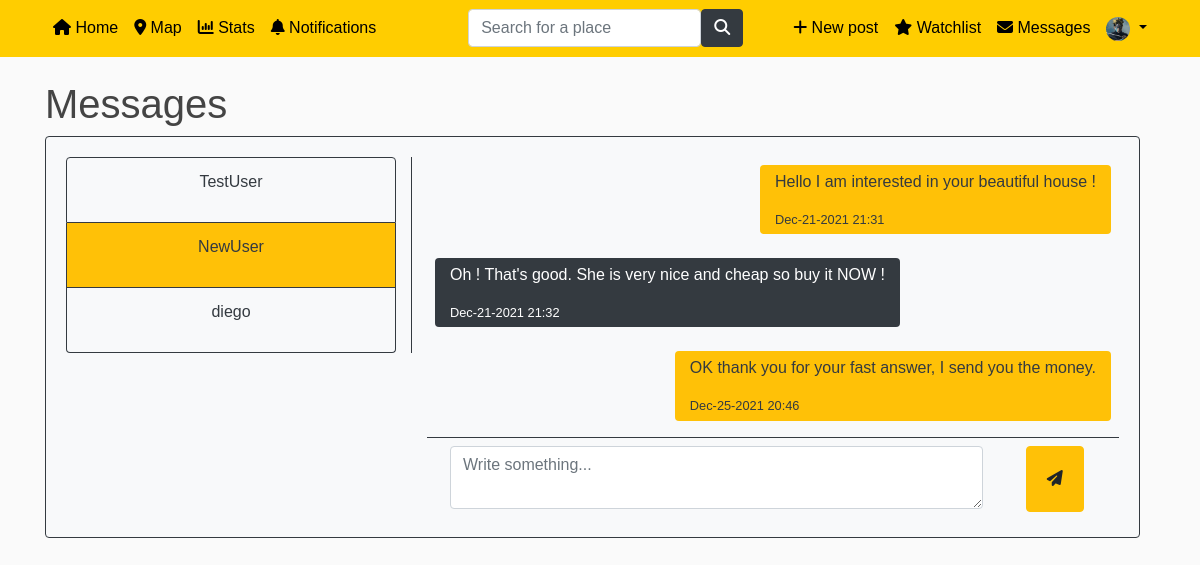
The page /messages/?user=7 (signed in) on the database its author committed.
### users/models.py (models this page shows, shortened)
class Profile(models.Model):
    user = models.OneToOneField(User, on_delete=models.CASCADE) #CASCADE : si je supprime l'utilisateur, le profil sera supprimé aussi. Mais si je supprime le profil, l'utilisateur ne sera pas supprimé
    image = models.ImageField(default='default.jpg', upload_to='profile_pics') #default = image par défaut si l'user ne choisit aucune pdp
    price_preference = models.DecimalField(default=0, max_digits=15, decimal_places=2) #prix maximum préféré
    localisation_preference = models.CharField(default='Bruxelles', max_length=100) #localisation préférée
    sell_rent_preference = models.CharField(default='S', max_length=10, choices=SELLORRENT_CHOICES) #a vendre ou a louer

### blog/models.py (models this page shows, shortened)
class Messages(models.Model):
    sender = models.ForeignKey(User, on_delete=models.CASCADE, related_name="+")
    receiver = models.ForeignKey(User, on_delete=models.CASCADE, related_name="+")
    message_content = models.TextField()
    message_datetime = models.DateTimeField(default=timezone.now)

### blog/views.py (the view)
# urls.py: path('messages/', views.message_home, name='user-messages'),
def message_home(request):
    if(request.user.is_authenticated): #si l'utilisateur est connecté
        users_list = User.objects.all() #je récupère tous les utilisateurs inscrits
        messages_list = {} #liste de messages
        if request.method == 'GET' and 'user' in request.GET:
            messages_list = Messages.objects.filter(Q(sender=request.user.id, receiver=request.GET['user'])
                                                    | Q(sender=request.GET['user'], receiver=request.user.id)) #pour afficher les messages reçus et envoyés
            messages_list = messages_list.order_by('message_datetime')
            message_id = int(request.GET['user'])
        else:
            message_id = 0 #aucun utilisateur sélectionné
        context = {
            'title' : 'Messages',
            'users_list': users_list,
            'messages_list': messages_list,
            'message_id': message_id
        }
        return render(request,'blog/user_messages.html',context)
    else: #si l'utilisateur n'est pas connecté --> redirect vers la page login
        return redirect('login')

### blog/templates/blog/user_messages.html (shortened to what this page needs)
{% extends "blog/base.html" %}
{% block content %}
{% load static %}
<h1>Messages</h1>
<div class="messages-container">
    <div class="card bg-light h-100 border-dark">
        <div class="card-body h-100">
            <div class="row h-100">
                <div class="col-md-4 border-right h-100 border-dark">
                    <div class="list-group" id='user-list'>
                        {% for users in users_list %}
                            {% if users.id != user.id %}
                            <a class="list-group-item {% if users.id != message_id %} bg-light {% else %} bg-warning {% endif %} text-dark border-dark" href="{% url 'user-messages' %}?user={{ users.id }}">
                                <div>
                                    <p>{{ users.username }}</p>
                                </div>
                            </a>
                            {% endif %}
                        {% endfor %}
                    </div>
                </div>
                <div class="col-md-8 h-100">
                    {% if message_id == 0 %}
                        <div class="no-user-selected">
                            <p><small class="text-muted">Please select the user you want to start a conversation with.</small></p>
                        </div>
                    {% else %}
                    <div id="messages-content-field" class="h-100">
                        <div class="messages-content">
                            {% for message in messages_list %}
                                {% if message.sender == user %}
                                    <div class="p-2 w-100 d-flex justify-content-end">
                                        <div class="message-zone  ml-2 mb-2 bg-warning text-dark rounded" data-id="{{ message.id }}">
                                            <p>{{ message.message_content }}</p>
                                            <div class="d-flex justify-content-between"><small> {{message.message_datetime|date:"M-d-Y H:i"}}</small></div>
                                        </div>
                                    </div>
                                {% else %}
                                    <div class="p-2 w-100 d-flex justify-content-start">
                                        <div class="message-zone mr-2 mb-2 bg-dark text-white rounded" data-id="{{ message.id }}">
                                            <p> {{ message.message_content }} </p>
                                            <div class=" d-flex justify-content-between"><small> {{ message.message_datetime|date:"M-d-Y H:i"}} </small></div>
                                        </div>
                                    </div>
                                {% endif %}
                            {% endfor %}
                        </div>
                        <div class="messages-to-send border-top p-2 border-dark">
                            <div class="w-100 h-100">
                                <form action="" id="message-submit" class="h-100 d-flex">
                                    <div class="col-md-10 h-100">
                                        <textarea name="message_content" id="" class="h-100 w-100 form-control" placeholder="Write something..."></textarea>
                                    </div>
                                    <button class="send-button btn btn-warning"><i class="fa fa-paper-plane"></i></button>
                                </form>
                            </div>
                        </div>
                    </div>
                    {% endif %}
                </div>
            </div>
        </div>
    </div>
</div>
{% endblock content %}

### blog/templates/blog/base.html (shortened to what this page needs)
<!DOCTYPE html>
{% load static %}
<html lang="en">
<head>
    <link href="https://stackpath.bootstrapcdn.com/bootstrap/4.4.1/css/bootstrap.min.css"
 rel="stylesheet">
    <link rel="stylesheet" type="text/css" href="{% static 'blog/main.css' %}">
    <link rel="stylesheet" href="https://cdn.jsdelivr.net/npm/bootstrap-icons@1.7.1/font/bootstrap-icons.css">
    <link href='https://api.mapbox.com/mapbox-gl-js/v2.6.1/mapbox-gl.css' rel='stylesheet' />
</head>
<body>
<header class="site-header">
    <nav class="navbar navbar-expand-md navbar-dark bg-steel fixed-top">
        <div class="container">
            <div class="collapse navbar-collapse" id="navbarToggle">
                <div class="navbar-nav mr-auto">
                    <a class="nav-item nav-link" href="{% url 'blog-home' %}"><i class="fa fa-home"></i> Home</a>
                    <a class="nav-item nav-link" href="{% url 'blog-map' %}"><i class="fa fa-map-marker"></i> Map</a>
                    {% if user.is_authenticated %}
                        <a class="nav-item nav-link" href="{% url 'blog-stats' %}"><i class="fa fa-bar-chart"></i> Stats</a>
                        <a class="nav-item nav-link" href="{% url 'user-mypreferences' %}"><i class="fa fa-bell"></i> Notifications</a>
                    {% endif %}
                </div>
                <div class="navbar-nav mx-auto">
                     <form class="d-flex" method=POST action="{% url 'place-search' %}">
                        <input class="form-control me-2" type="search" placeholder="Search for a place" aria-label="Search" name="search">
                        <button class="btn btn-dark" type="submit"><i class="fa fa-search"></i></button>
                     </form>
                </div>
                <div class="navbar-nav">
                    {% if user.is_authenticated %}
                        <a class="nav-item nav-link" href="{% url 'post-create' %}"> <i class="fa fa-plus"></i> New post</a>
                        <a class="nav-item nav-link" href="{% url 'user-watchlist' %}"><i class="fa fa-star"></i> Watchlist</a>
                        <a class="nav-item nav-link" href="{% url 'user-messages' %}"><i class="fa fa-envelope"></i> Messages</a>
                        <li class="nav-item dropdown">
                            <a class="nav-link dropdown-toggle" href="#" id="navbarDropdown" data-toggle="dropdown" aria-haspopup="true" aria-expanded="false">
                              <img class="rounded-circle navbar-profile" src="{{ request.user.profile.image.url }}">
                            </a>
                        </li>
                    {% else %}
                        <a class="nav-item nav-link" href="{% url 'login' %}"> <i class="fa fa-sign-in"></i> Login</a>
                        <a class="nav-item nav-link" href="{% url 'register' %}">Register</a>
                    {% endif %}
                </div>
            </div>
        </div>
    </nav>
</header>
<main role="main" class="container">
  <div class="row">
    <div class="col-md-8">
      {% block content %} {% endblock %}
    </div>
  </div>
</main>
</body>
</html>

### blog/static/blog/main.css (style rules this page uses)
body { font-family: Verdana, sans-serif; background: #fafafa; color: #333333; margin-top: 5rem; }
h1, h2, h3, h4, h5, h6 { color: #444444; }
.site-header .navbar-nav .nav-link { color: black; }
.bg-steel { background-color: #FFCD00; }
.navbar-profile { width: 1.5em; height: 1.5em; }
.list-group-item { text-align: center; }
.message-zone { min-width: 40%; max-width: 80%; padding: 5px 15px; }
.messages-content { overflow: auto; max-width: 100%; max-height: 80%; }
.messages-container { width: 150%; }
.messages-to-send { height: 5em; }
.send-button { padding: 20px; margin: auto; }

### rows shown on the page
Messages: message_content "Hello I am interested in your beautiful house !", message_datetime "Dec-21-2021 21:31"
Messages: message_content "Oh ! That's good. She is very nice and cheap so buy it NOW !", message_datetime "Dec-21-2021 21:32"
Messages: message_content "OK thank you for your fast answer, I send you the money.", message_datetime "Dec-25-2021 20:46"

### other values the page prints
{{ users.username }} "TestUser"
{{ users.username }} "NewUser"
{{ users.username }} "diego"
